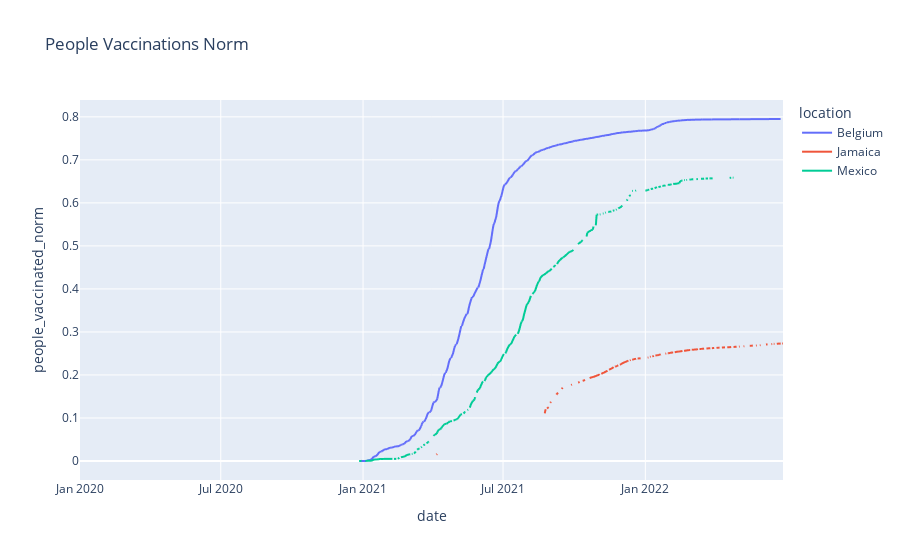

The notebook cell this image was saved under:
### Code cell
fig = px.line(df_intermediate, x="date", y="people_vaccinated_norm", color='location', title='People Vaccinations Norm')
fig.show()

### Figure 1 — Plotly figure (JSON) as saved in the notebook; plotly's stock layout.template omitted (floating-point values rounded to 4 significant figures; data arrays with more than 128 entries replaced by an {"elided": "..."} marker saying what was removed)
{"data": [{"hovertemplate": "location=Belgium<br>date=%{x}<br>people_vaccinated_norm=%{y}<extra></extra>", "legendgroup": "Belgium", "line": {"color": "#636efa", "dash": "solid"}, "marker": {"symbol": "circle"}, "mode": "lines", "name": "Belgium", "showlegend": true, "type": "scattergl", "x": {"elided": "876 str values"}, "xaxis": "x", "y": {"elided": "876 float values"}, "yaxis": "y"}, {"hovertemplate": "location=Jamaica<br>date=%{x}<br>people_vaccinated_norm=%{y}<extra></extra>", "legendgroup": "Jamaica", "line": {"color": "#EF553B", "dash": "solid"}, "marker": {"symbol": "circle"}, "mode": "lines", "name": "Jamaica", "showlegend": true, "type": "scattergl", "x": {"elided": "840 str values"}, "xaxis": "x", "y": {"elided": "840 float values"}, "yaxis": "y"}, {"hovertemplate": "location=Mexico<br>date=%{x}<br>people_vaccinated_norm=%{y}<extra></extra>", "legendgroup": "Mexico", "line": {"color": "#00cc96", "dash": "solid"}, "marker": {"symbol": "circle"}, "mode": "lines", "name": "Mexico", "showlegend": true, "type": "scattergl", "x": {"elided": "910 str values"}, "xaxis": "x", "y": {"elided": "910 float values"}, "yaxis": "y"}], "layout": {"legend": {"title": {"text": "location"}, "tracegroupgap": 0}, "title": {"text": "People Vaccinations Norm"}, "xaxis": {"anchor": "y", "domain": [0, 1], "title": {"text": "date"}}, "yaxis": {"anchor": "x", "domain": [0, 1], "title": {"text": "people_vaccinated_norm"}}}}
